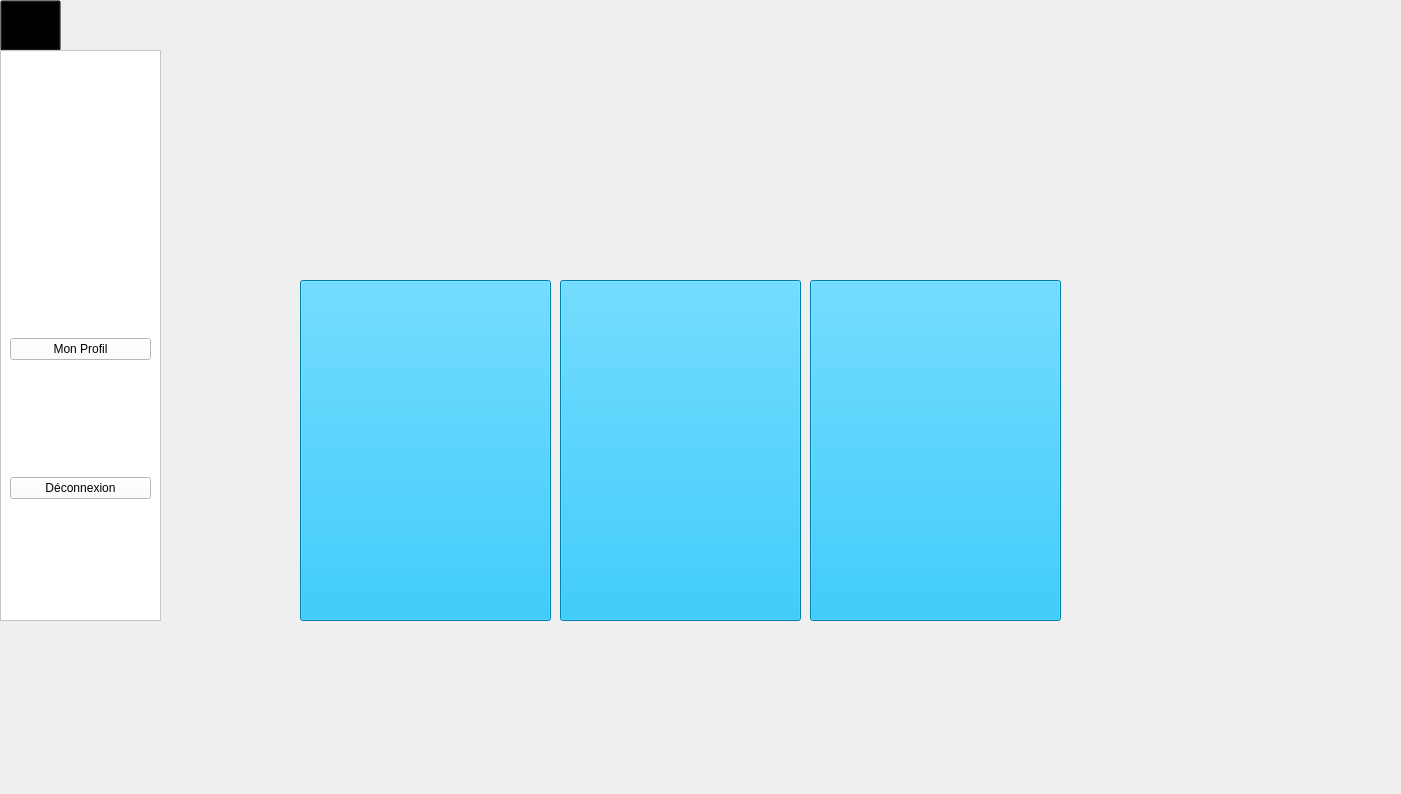
<?xml version="1.0" encoding="UTF-8"?>
<ui version="4.0">
 <class>MainWindow</class>
 <widget class="QMainWindow" name="MainWindow">
  <property name="geometry">
   <rect>
    <x>0</x>
    <y>0</y>
    <width>1401</width>
    <height>794</height>
   </rect>
  </property>
  <property name="windowTitle">
   <string>MainWindow</string>
  </property>
  <widget class="QWidget" name="centralwidget">
   <property name="layoutDirection">
    <enum>Qt::LeftToRight</enum>
   </property>
   <widget class="QLabel" name="fond">
    <property name="geometry">
     <rect>
      <x>0</x>
      <y>0</y>
      <width>1401</width>
      <height>821</height>
     </rect>
    </property>
    <property name="styleSheet">
     <string notr="true">background-image: url(:/icons/icons/background.jpg);</string>
    </property>
    <property name="text">
     <string/>
    </property>
   </widget>
   <widget class="QPushButton" name="button_fiche">
    <property name="geometry">
     <rect>
      <x>300</x>
      <y>280</y>
      <width>251</width>
      <height>341</height>
     </rect>
    </property>
    <property name="styleSheet">
     <string notr="true">background-color: rgb(0, 178, 238);</string>
    </property>
    <property name="text">
     <string/>
    </property>
    <property name="icon">
     <iconset>
      <normaloff>fiche3.png</normaloff>fiche3.png</iconset>
    </property>
    <property name="iconSize">
     <size>
      <width>100</width>
      <height>100</height>
     </size>
    </property>
   </widget>
   <widget class="QPushButton" name="button_cam">
    <property name="geometry">
     <rect>
      <x>560</x>
      <y>280</y>
      <width>241</width>
      <height>341</height>
     </rect>
    </property>
    <property name="styleSheet">
     <string notr="true">background-color: rgb(0, 178, 238);</string>
    </property>
    <property name="text">
     <string/>
    </property>
    <property name="icon">
     <iconset>
      <normaloff>cam4.png</normaloff>cam4.png</iconset>
    </property>
    <property name="iconSize">
     <size>
      <width>100</width>
      <height>100</height>
     </size>
    </property>
   </widget>
   <widget class="QPushButton" name="button_patient">
    <property name="geometry">
     <rect>
      <x>810</x>
      <y>280</y>
      <width>251</width>
      <height>341</height>
     </rect>
    </property>
    <property name="styleSheet">
     <string notr="true">background-color: rgb(0, 178, 238);
border-color: rgb(0, 178, 238);</string>
    </property>
    <property name="text">
     <string/>
    </property>
    <property name="icon">
     <iconset>
      <normaloff>patient3.png</normaloff>patient3.png</iconset>
    </property>
    <property name="iconSize">
     <size>
      <width>100</width>
      <height>100</height>
     </size>
    </property>
   </widget>
   <widget class="QFrame" name="frame_sup">
    <property name="geometry">
     <rect>
      <x>0</x>
      <y>0</y>
      <width>1401</width>
      <height>51</height>
     </rect>
    </property>
    <property name="styleSheet">
     <string notr="true">background-color:transparent;</string>
    </property>
    <property name="frameShape">
     <enum>QFrame::StyledPanel</enum>
    </property>
    <property name="frameShadow">
     <enum>QFrame::Raised</enum>
    </property>
    <widget class="QPushButton" name="butt_prof">
     <property name="geometry">
      <rect>
       <x>0</x>
       <y>0</y>
       <width>61</width>
       <height>51</height>
      </rect>
     </property>
     <property name="styleSheet">
      <string notr="true">background-color: transparent;</string>
     </property>
     <property name="text">
      <string/>
     </property>
     <property name="icon">
      <iconset>
       <normaloff>prof5.png</normaloff>prof5.png</iconset>
     </property>
     <property name="iconSize">
      <size>
       <width>30</width>
       <height>30</height>
      </size>
     </property>
    </widget>
   </widget>
   <widget class="QFrame" name="frame_later">
    <property name="geometry">
     <rect>
      <x>0</x>
      <y>50</y>
      <width>161</width>
      <height>571</height>
     </rect>
    </property>
    <property name="styleSheet">
     <string notr="true">background-color: rgb(255, 255, 255);</string>
    </property>
    <property name="frameShape">
     <enum>QFrame::StyledPanel</enum>
    </property>
    <property name="frameShadow">
     <enum>QFrame::Raised</enum>
    </property>
    <layout class="QVBoxLayout" name="verticalLayout">
     <item>
      <widget class="QLabel" name="label_medecin">
       <property name="maximumSize">
        <size>
         <width>500</width>
         <height>50</height>
        </size>
       </property>
       <property name="styleSheet">
        <string notr="true">image: url(:/images/1.png);</string>
       </property>
       <property name="frameShadow">
        <enum>QFrame::Plain</enum>
       </property>
       <property name="text">
        <string/>
       </property>
       <property name="textFormat">
        <enum>Qt::AutoText</enum>
       </property>
       <property name="pixmap">
        <pixmap resource="resources.qrc">:/icons/icons/1.png</pixmap>
       </property>
       <property name="scaledContents">
        <bool>true</bool>
       </property>
      </widget>
     </item>
     <item>
      <widget class="QPushButton" name="butt_monprofil">
       <property name="text">
        <string>Mon Profil</string>
       </property>
       <property name="icon">
        <iconset>
         <normaloff>prof5.png</normaloff>prof5.png</iconset>
       </property>
      </widget>
     </item>
     <item>
      <widget class="QPushButton" name="butt_logout">
       <property name="text">
        <string>Déconnexion</string>
       </property>
       <property name="icon">
        <iconset>
         <normaloff>logout.png</normaloff>logout.png</iconset>
       </property>
      </widget>
     </item>
    </layout>
   </widget>
  </widget>
 </widget>
 <resources>
  <include location="resources.qrc"/>
 </resources>
 <connections/>
</ui>
